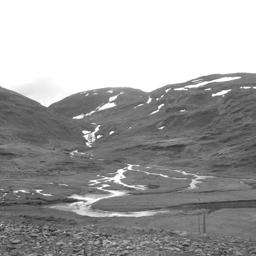
#> input picture cover_images/1.png, 256 x 256 px; its folder holds only this picture in this run
$ python histogram_analysis.py
#> lines starting #> are read from the running program, lines starting #| are printed output that depends on the picture
import cv2
import matplotlib.pyplot as plt


def calculate_histogram(gray_image):
    histogram = cv2.calcHist([gray_image], [0], None, [256], [0, 256])
    histogram = histogram.flatten()
    return histogram


def plot_histograms(hist_normal, hist_stego):
    plt.figure(figsize=(10, 4))
    plt.subplot(1, 3, 1)
    plt.plot(hist_normal, color='blue')
    plt.title("Normalny obraz")
    plt.xlabel("Wartość pikseli")
    plt.ylabel("Częstotliwość")
    plt.grid(True)

    plt.subplot(1, 3, 2)
    plt.plot(hist_stego, color='green')
    plt.title("Obraz z ukrytą wiadomością")
    plt.xlabel("Wartość pikseli")
    plt.ylabel("Częstotliwość")
    plt.grid(True)

    diff_hist = hist_normal - hist_stego
    plt.subplot(1, 3, 3)
    plt.plot(diff_hist, color='red')
    plt.title("Różnica histogramów")
    plt.xlabel("Wartość pikseli")
    plt.ylabel("Różnica częstotliwości")
    plt.grid(True)

    plt.tight_layout()
    plt.show()


def histogram_analysis(cover_image_path, stego_image_path):
#> called with cover_image_path = './cover_images/1.png', stego_image_path = './LSB/LSB_1.png'
    cover_image = cv2.imread(cover_image_path, cv2.IMREAD_GRAYSCALE)
#> cover_image is the input picture: shape (256, 256); min 33, max 255, mean 162.7
    stego_image = cv2.imread(stego_image_path, cv2.IMREAD_GRAYSCALE)

    hist_cover = calculate_histogram(cover_image)
#> in calculate_histogram, `histogram = cv2.calcHist([gray_image], [0], None, [256], [0, 256])`: histogram = 256 values, max 20895 at index 255, min 0 at index 0, mean 256
#> hist_cover has the same summary as histogram in calculate_histogram
    hist_stego = calculate_histogram(stego_image)
#> hist_stego = 256 values from 0 to 0

    plot_histograms(hist_cover, hist_stego)
#> in plot_histograms, `diff_hist = hist_normal - hist_stego`: diff_hist has the same summary as histogram in calculate_histogram
#> in plot_histograms, `plt.show()`:
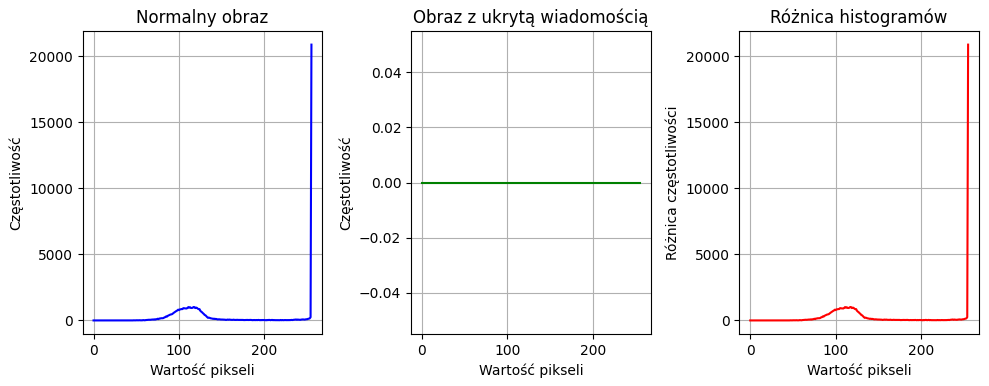
#> figure drawn by matplotlib, 3 panels; panel 1: curve peaks at x = 255, y = 20895; panel 3: curve peaks at x = 255, y = 20895


if __name__ == "__main__":
    # cover_image_path = './cover_images/1.jpg'
    # stego_image_path = './LSB/LSB_1.jpg'
    # histogram_analysis(cover_image_path, stego_image_path)
    for i in range(1, 11):
        cover_image_path = f'./cover_images/{i}.png'
        stego_image_path = f'./LSB/LSB_{i}.png'
        print(cover_image_path)
        print(stego_image_path)

        histogram_analysis(cover_image_path, stego_image_path)
